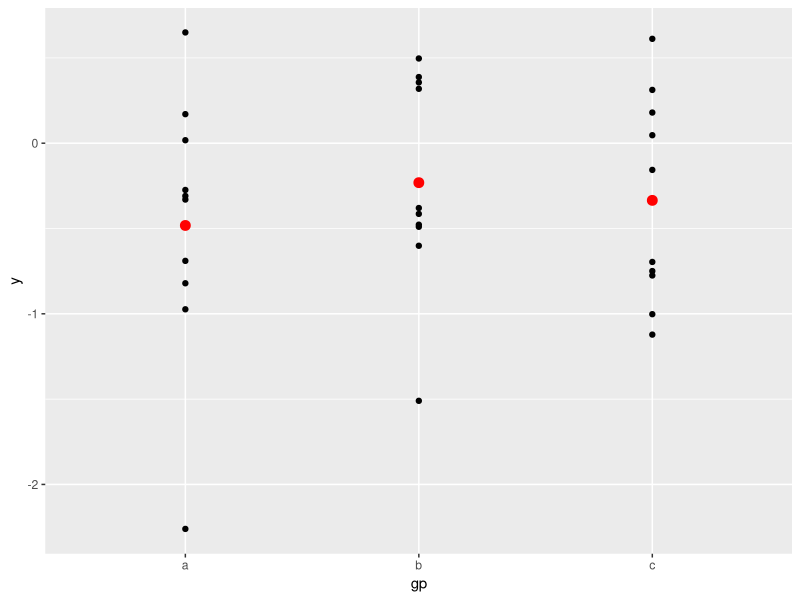
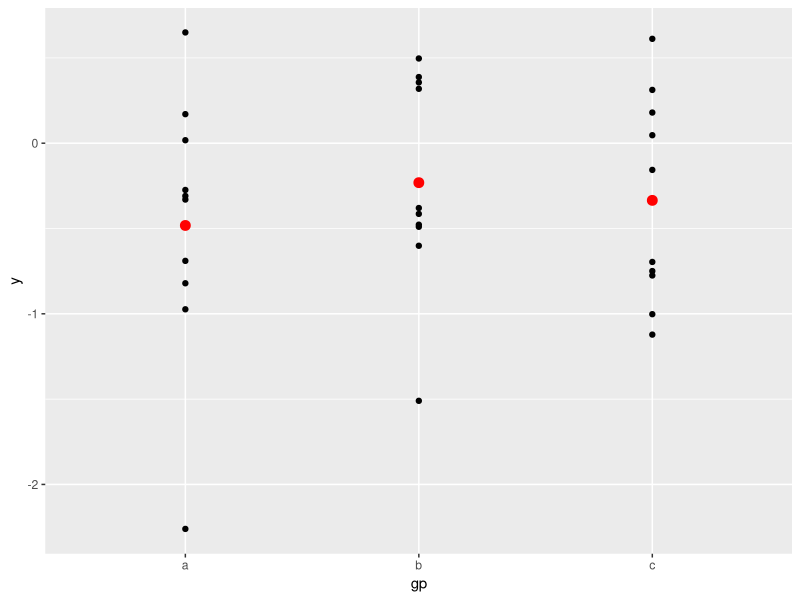
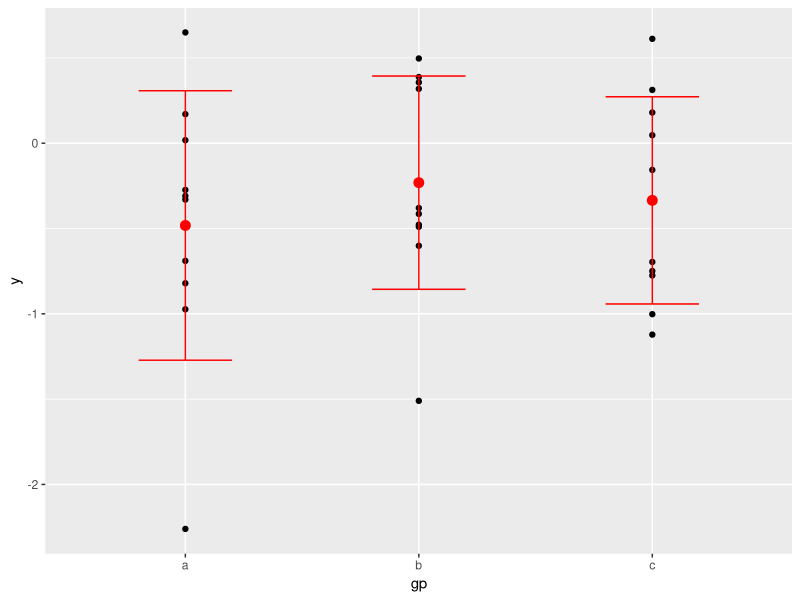
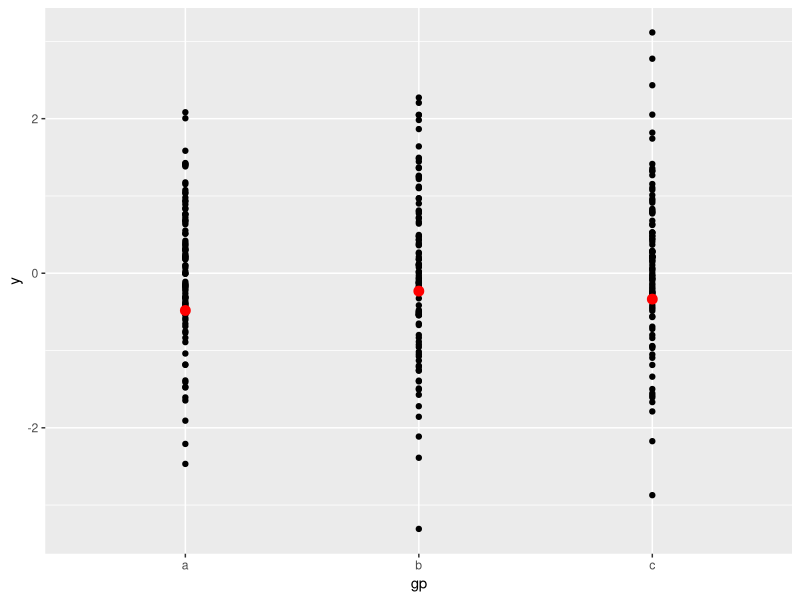

These figures' R source, in order:
library(ggplot2)

df <- data.frame(gp = factor(rep(letters[1:3], each = 10)),
                 y = rnorm(30))

library(plyr)
ds <- ddply(df, .(gp), summarise, mean = mean(y), sd = sd(y))

ggplot(df, aes(x = gp, y = y)) +
  geom_point() +
    geom_point(data = ds, aes(y = mean),
               colour = 'red', size = 3)

ggplot(df) +
  geom_point(aes(x = gp, y = y)) +
    geom_point(data = ds, aes(x = gp, y = mean),
               colour = 'red', size = 3)

ggplot() +
  geom_point(data = df, aes(x = gp, y = y)) +
    geom_point(data = ds, aes(x = gp, y = mean),
               colour = 'red', size = 3) +
                 geom_errorbar(data = ds, aes(x = gp, y = mean,
                                 ymin = mean - sd, ymax = mean + sd),
                               colour = 'red', width = 0.4)


plotEx <- function(nb){
  df <- data.frame(gp = factor(rep(letters[1:3], each = nb)),
                   y = rnorm(3*nb))
  ggplot(df, aes(x = gp, y = y)) +
    geom_point() +
      geom_point(data = ds, aes(y = mean),
                 colour = 'red', size = 3)
}

plotEx(nb = 100)

